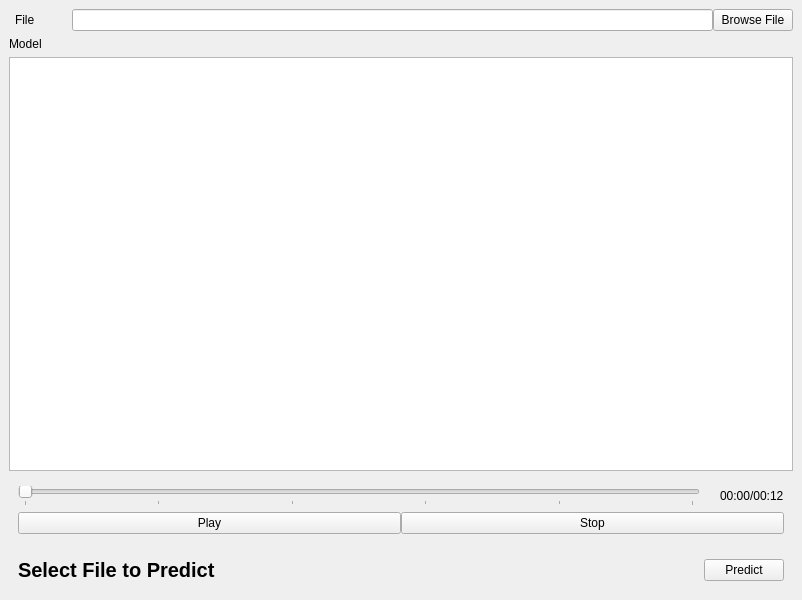
<?xml version="1.0" encoding="UTF-8"?>
<ui version="4.0">
 <class>MainGUI</class>
 <widget class="QMainWindow" name="MainGUI">
  <property name="windowModality">
   <enum>Qt::NonModal</enum>
  </property>
  <property name="geometry">
   <rect>
    <x>0</x>
    <y>0</y>
    <width>802</width>
    <height>600</height>
   </rect>
  </property>
  <property name="windowTitle">
   <string>Vehicle Detection GUI</string>
  </property>
  <widget class="QWidget" name="centralwidget">
   <property name="enabled">
    <bool>true</bool>
   </property>
   <property name="minimumSize">
    <size>
     <width>800</width>
     <height>559</height>
    </size>
   </property>
   <property name="autoFillBackground">
    <bool>true</bool>
   </property>
   <layout class="QVBoxLayout" name="verticalLayout">
    <item>
     <layout class="QFormLayout" name="formLayout">
      <property name="sizeConstraint">
       <enum>QLayout::SetDefaultConstraint</enum>
      </property>
      <property name="fieldGrowthPolicy">
       <enum>QFormLayout::AllNonFixedFieldsGrow</enum>
      </property>
      <property name="rowWrapPolicy">
       <enum>QFormLayout::DontWrapRows</enum>
      </property>
      <property name="labelAlignment">
       <set>Qt::AlignCenter</set>
      </property>
      <property name="formAlignment">
       <set>Qt::AlignCenter</set>
      </property>
      <property name="horizontalSpacing">
       <number>30</number>
      </property>
      <item row="0" column="0">
       <widget class="QLabel" name="fileLabel">
        <property name="text">
         <string>File</string>
        </property>
       </widget>
      </item>
      <item row="0" column="1">
       <widget class="QWidget" name="fileWidget" native="true">
        <layout class="QHBoxLayout" name="horizontalLayout">
         <property name="spacing">
          <number>0</number>
         </property>
         <property name="leftMargin">
          <number>0</number>
         </property>
         <property name="topMargin">
          <number>0</number>
         </property>
         <property name="rightMargin">
          <number>0</number>
         </property>
         <property name="bottomMargin">
          <number>0</number>
         </property>
         <item>
          <widget class="QLineEdit" name="filePathTxt"/>
         </item>
         <item>
          <widget class="QPushButton" name="browseFileBtn">
           <property name="text">
            <string>Browse File</string>
           </property>
           <property name="checkable">
            <bool>false</bool>
           </property>
          </widget>
         </item>
        </layout>
       </widget>
      </item>
      <item row="1" column="0">
       <widget class="QLabel" name="modelLabel">
        <property name="text">
         <string>Model</string>
        </property>
       </widget>
      </item>
      <item row="1" column="1">
       <widget class="QWidget" name="modelWidget" native="true">
        <layout class="QHBoxLayout" name="horizontalLayout_3">
         <property name="spacing">
          <number>0</number>
         </property>
         <property name="leftMargin">
          <number>0</number>
         </property>
         <property name="topMargin">
          <number>0</number>
         </property>
         <property name="rightMargin">
          <number>0</number>
         </property>
         <property name="bottomMargin">
          <number>0</number>
         </property>
        </layout>
       </widget>
      </item>
     </layout>
    </item>
    <item>
     <widget class="QGraphicsView" name="graphicsView"/>
    </item>
    <item>
     <widget class="QWidget" name="mediaCntWidget" native="true">
      <layout class="QVBoxLayout" name="mediaContainer">
       <item>
        <layout class="QHBoxLayout" name="horizontalLayout_2">
         <property name="spacing">
          <number>20</number>
         </property>
         <item>
          <widget class="QSlider" name="seekSlider">
           <property name="maximum">
            <number>5</number>
           </property>
           <property name="orientation">
            <enum>Qt::Horizontal</enum>
           </property>
           <property name="invertedControls">
            <bool>false</bool>
           </property>
           <property name="tickPosition">
            <enum>QSlider::TicksBelow</enum>
           </property>
           <property name="tickInterval">
            <number>0</number>
           </property>
          </widget>
         </item>
         <item>
          <widget class="QLabel" name="timeLbl">
           <property name="text">
            <string>00:00/00:12</string>
           </property>
          </widget>
         </item>
        </layout>
       </item>
       <item>
        <layout class="QGridLayout" name="gridLayout_2" rowstretch="0">
         <property name="sizeConstraint">
          <enum>QLayout::SetDefaultConstraint</enum>
         </property>
         <property name="spacing">
          <number>0</number>
         </property>
         <item row="0" column="0">
          <widget class="QPushButton" name="playBtn">
           <property name="sizePolicy">
            <sizepolicy hsizetype="Minimum" vsizetype="Fixed">
             <horstretch>0</horstretch>
             <verstretch>0</verstretch>
            </sizepolicy>
           </property>
           <property name="text">
            <string>Play</string>
           </property>
          </widget>
         </item>
         <item row="0" column="1">
          <widget class="QPushButton" name="stopBtn">
           <property name="sizePolicy">
            <sizepolicy hsizetype="Minimum" vsizetype="Fixed">
             <horstretch>0</horstretch>
             <verstretch>0</verstretch>
            </sizepolicy>
           </property>
           <property name="text">
            <string>Stop</string>
           </property>
          </widget>
         </item>
        </layout>
       </item>
      </layout>
     </widget>
    </item>
    <item>
     <widget class="QWidget" name="predictWidget" native="true">
      <layout class="QHBoxLayout" name="predictContainer">
       <item>
        <widget class="QLabel" name="predictLabel">
         <property name="font">
          <font>
           <pointsize>15</pointsize>
           <weight>75</weight>
           <bold>true</bold>
          </font>
         </property>
         <property name="text">
          <string>Select File to Predict</string>
         </property>
        </widget>
       </item>
       <item>
        <widget class="QPushButton" name="predictBtn">
         <property name="sizePolicy">
          <sizepolicy hsizetype="Fixed" vsizetype="Fixed">
           <horstretch>0</horstretch>
           <verstretch>0</verstretch>
          </sizepolicy>
         </property>
         <property name="text">
          <string>Predict</string>
         </property>
        </widget>
       </item>
      </layout>
     </widget>
    </item>
   </layout>
  </widget>
  <action name="actionLoad">
   <property name="text">
    <string>Load Image</string>
   </property>
  </action>
  <action name="actionCNN">
   <property name="text">
    <string>CNN</string>
   </property>
  </action>
  <action name="actionNon_CNN">
   <property name="text">
    <string>Non-CNN</string>
   </property>
  </action>
  <action name="actionLoad_Video">
   <property name="text">
    <string>Load Video</string>
   </property>
  </action>
 </widget>
 <resources/>
 <connections/>
</ui>
